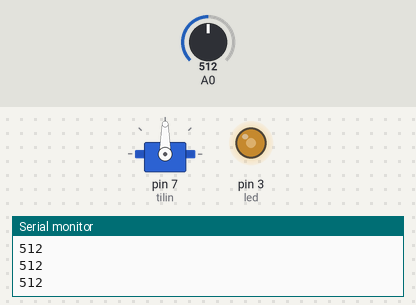
This sketch was run on a simulated Arduino Uno, built with avr-gcc and run on an emulated ATmega328P. Shown: servo, output pins drawn as LEDs (lit = HIGH), the last lines printed to the serial monitor. Inputs (shaded band) come from the test bench; at power-on: A0 = 512.

Above: at 1.7 s.
1.8 s: A0 set to 716
At 2.7 s:
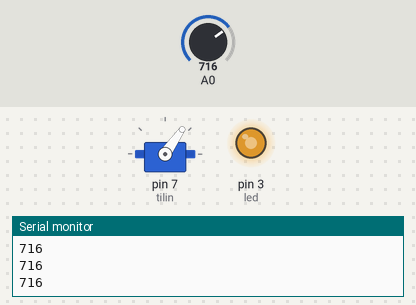
3.3 s: A0 set to 900
At 4.3 s:
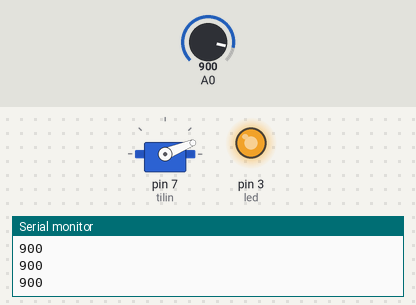
4.8 s: A0 set to 1023
At 6.0 s:
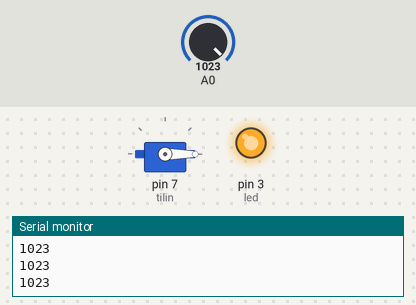
6.3 s: A0 set to 306
At 7.0 s:
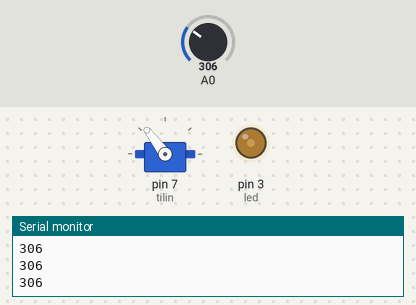
7.8 s: A0 set to 122
At 8.7 s:
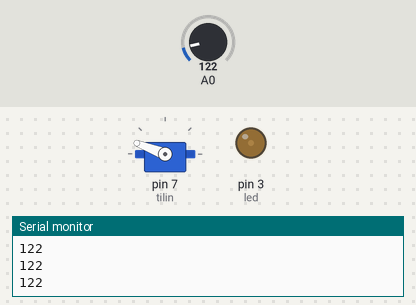
9.3 s: A0 set to 0
At 10.4 s:
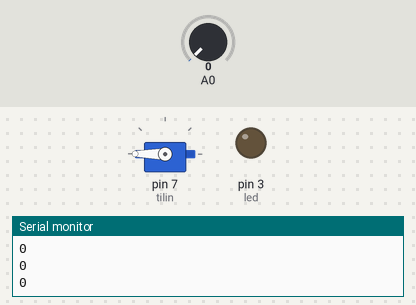
Timing chart, 0 to 11.8 s (numbered marks = the images above; inputs shaded):
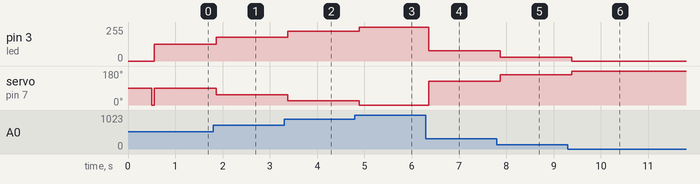

Measured:
- after the input at 1.8 s, pin 3 (led): 127/255 → 178/255 after 0.06 s; servo on pin 7 (tilin): 90° → 55° after 0.06 s
- after the input at 3.3 s, pin 3 (led): 178/255 → 224/255 after 0.08 s; servo on pin 7 (tilin): 55° → 22° after 0.08 s
- after the input at 4.8 s, pin 3 (led): 224/255 → 255/255 after 0.09 s; servo on pin 7 (tilin): 22° → 0° after 0.09 s
- after the input at 6.3 s, pin 3 (led): 255/255 → 76/255 after 0.06 s; servo on pin 7 (tilin): 0° → 127° after 0.06 s
- after the input at 7.8 s, pin 3 (led): 76/255 → 30/255 after 0.07 s; servo on pin 7 (tilin): 127° → 159° after 0.07 s
- after the input at 9.3 s, pin 3 (led): 30/255 → 0/255 after 0.08 s; servo on pin 7 (tilin): 159° → 180° after 0.08 s

The sketch:

Potenciometro.ino
```cpp
#include<Servo.h>
Servo tilin;
int led = 3;
void setup()
{
 Serial.begin(9600); //Comunicación serial con la computadora
 pinMode(led,OUTPUT);
 tilin.attach(7); //Conectamos el servo en el pin 7

 tilin.write(90); //Posición inicial del servo
 delay(500);
 tilin.write(0); //Posición inicial del servo
}

void loop()
{
  int pot; int intensidad; int pos;
  pot = analogRead(A0); //ADC de 0v - 5v a 0 - 1023, 10 bits
  Serial.println(pot);
  delay(50);
  intensidad = map(pot,0,1023,0,255);
  analogWrite(led,intensidad);
  //analogWrite(led,pot/4);
  pos = map(pot,0,1023,180,0);
  tilin.write(pos);

}
```
